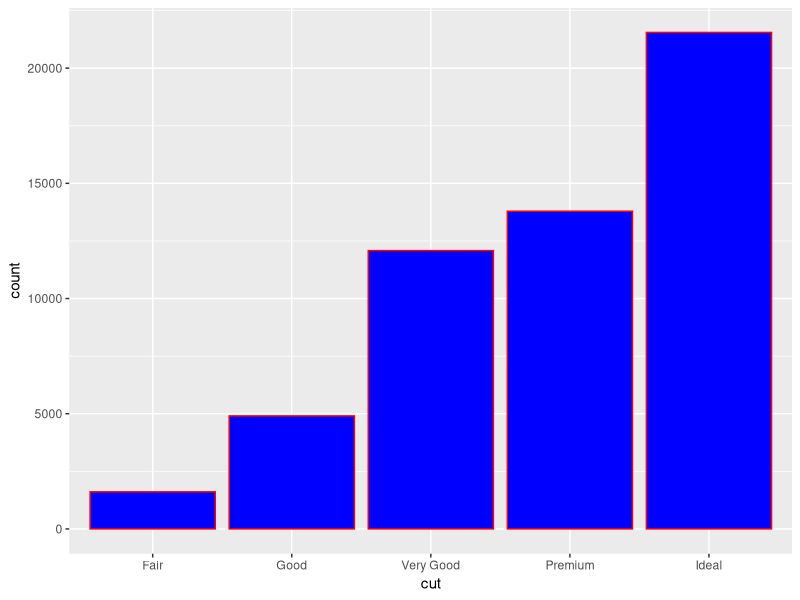
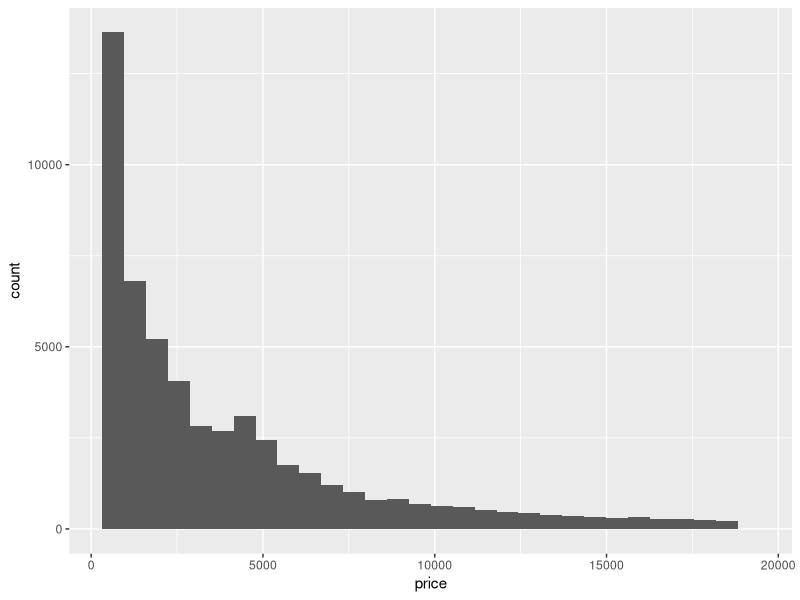
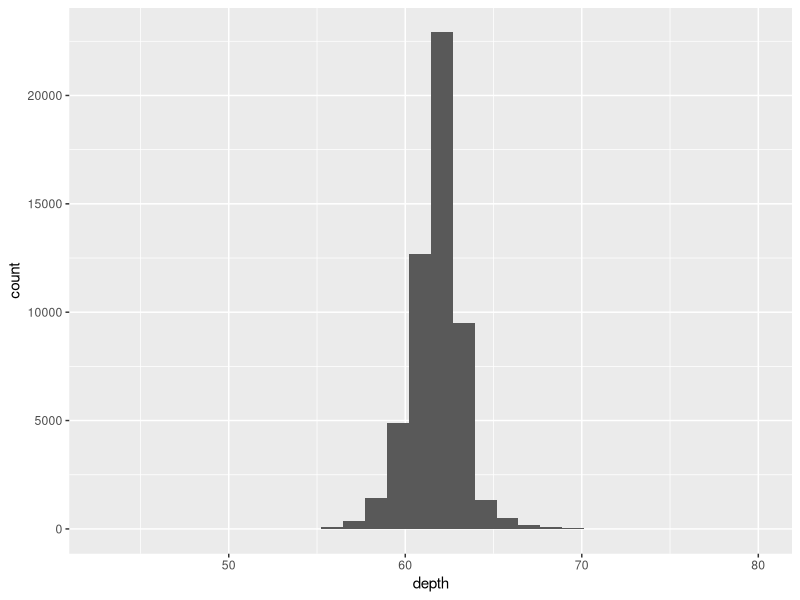
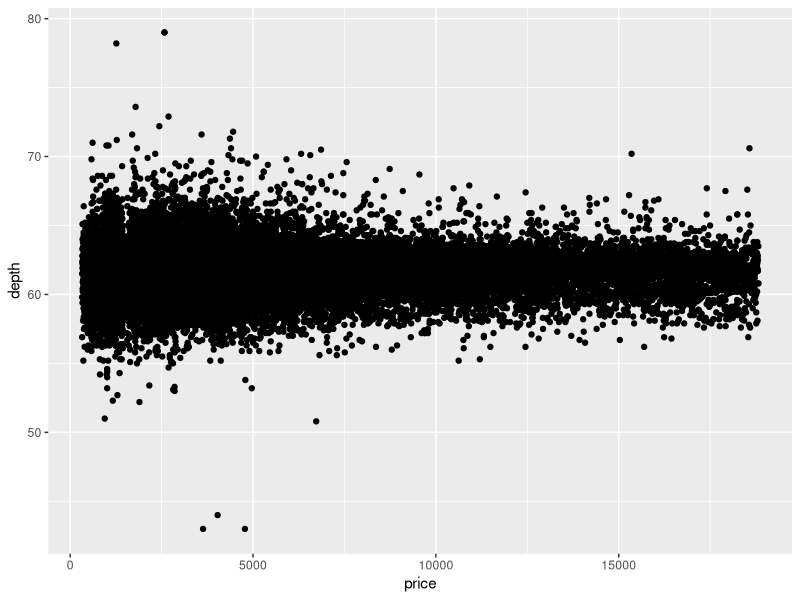
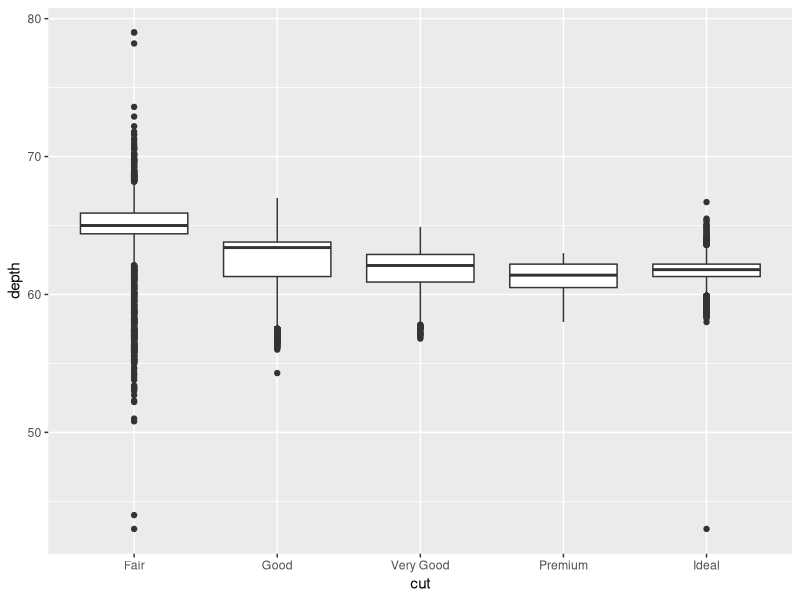
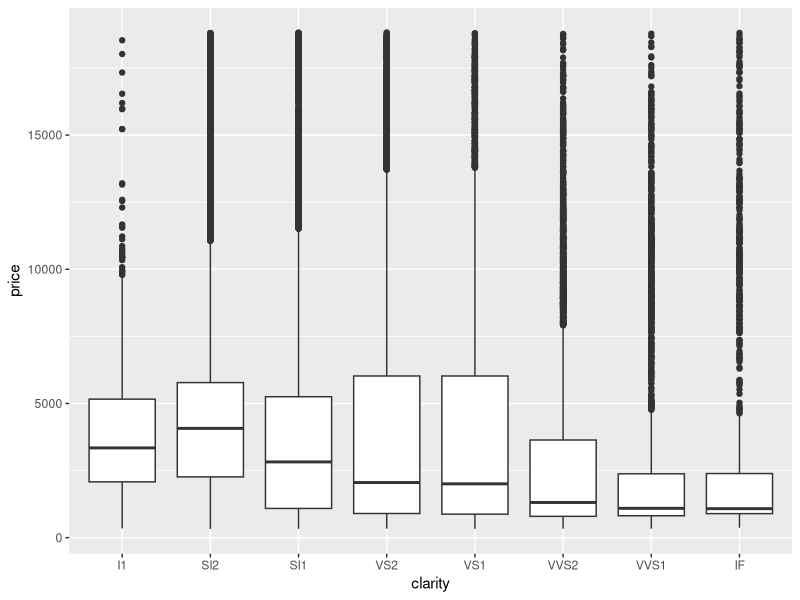

Generate these figures, in order, with R:
## ---- chunk 1
knitr::opts_chunk$set(echo = TRUE)
## ---- chunk 2
#install.packages(,"tidyverse")
# install.packages("ggplot2")
library(ggplot2)
#devtools::install_github("tidyverse/ggplot2")
diamonds
#先看看diamonds依據那些類別分析
#first diagram:cut and count
ggplot(data = diamonds, aes(x = cut)) +
geom_bar(fill = "blue", colour = "red")
#學到了geom_bar可以畫長條圖

#second diagram:price and count
ggplot(data = diamonds, aes(x = price)) + 
geom_histogram()
#histogram適用在連續的數據((先分析資料是離散還是連續很重要!!!!

#third diagram:depth and count
ggplot(data = diamonds, aes(x = depth)) +
geom_histogram()
#再自己找其他的資料，判斷depth是連續性的資料
#看到圖片跑出來的成就感:)

#fourth diagram: price and depth
ggplot(data = diamonds, aes(x = price, y=depth)) +
geom_point()
#point是點陣圖，當兩個資料都是離散的時候用的

#fifth diagram: cut and depth
ggplot(diamonds, aes(x=cut, y=depth)) +
geom_boxplot()
#學到boxplot，可以分析好多數據(四分位等等)
#自己判讀資料應該沒問題了，boxplot一個是連續一個是離散

# sixth diagram:
ggplot(diamonds, aes(x=clarity, y=price)) +
geom_boxplot()
#小感言: 覺得繪圖沒有想像中難，雖然我畫的圖都滿陽春的，但是看到圖片跑出來還是很開心
